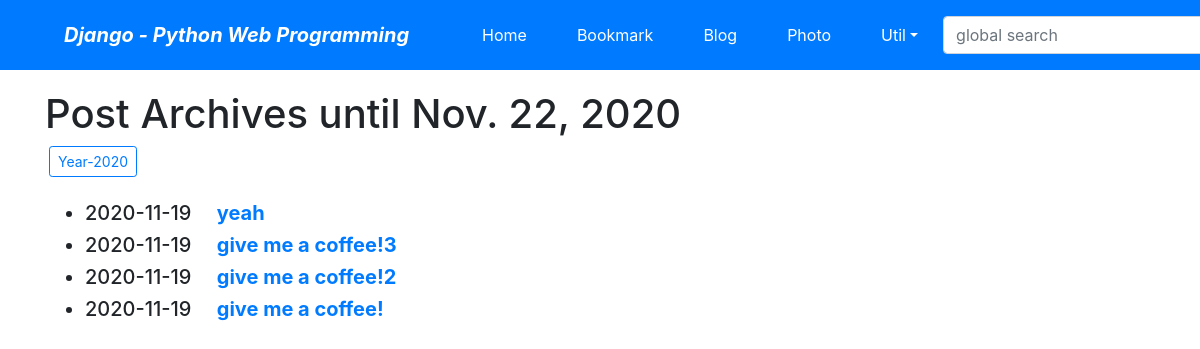
Screenshot of /blog/archive/ with the database file from the repository.
### blog/models.py (models this page shows)
class Post(models.Model):
    title = models.CharField(verbose_name='TITLE', max_length=50)
    slug = models.SlugField('SLUG', unique=True, allow_unicode=True, help_text='one word for title alias.')
    description = models.CharField('DESCRIPTION', max_length=100, blank=True, help_text='simple description text.')
    content = models.TextField('CONTENT')
    create_dt = models.DateTimeField('CREATE DATE', auto_now_add=True)
    modify_dt = models.DateTimeField('MODIFY DATE', auto_now=True)

### blog/views.py (the view)
# urls.py: path('archive/', views.PostAV.as_view(), name='post_archive'),
class PostAV(ArchiveIndexView):
    model = Post
    date_field = 'modify_dt'

### blog/templates/blog/post_archive.html (shortened to what this page needs)
{% extends "base.html" %}
{% block content %}
    <h1>Post Archives until {% now "N d, Y" %}</h1>
    {% for date in date_list %}
    <a href="{% url 'blog:post_year_archive' date|date:'Y' %}"
       class="btn btn-outline-primary btn-sm mx-1">
        Year-{{ date|date:"Y" }}</a>
    {% endfor %}
    <br><br>
    <div>
        <ul>
            {% for post in object_list %}
            <li class="h5">
                {{ post.modify_dt|date:"Y-m-d" }}&emsp;
                <a href="{% url 'blog:post_detail' post.slug %}"><strong>{{ post.title }}</strong></a>
            </li>
            {% endfor %}
        </ul>
    </div>
{% endblock %}

### templates/base.html (shortened to what this page needs)
<!DOCTYPE html>
<html lang="ko">
<head>
    <link rel="stylesheet" href="https://stackpath.bootstrapcdn.com/bootstrap/4.3.1/css/bootstrap.min.css">
</head>
<body style="padding-top:90px;">
<nav class="navbar navbar-expand-lg navbar-dark bg-primary fixed-top">
    <span class="navbar-brand mx-5 mb-0 font-weight-bold font-italic">Django - Python Web Programming</span>
    <div class="collapse navbar-collapse" id="navbarSupportedContent">
        <ul class="navbar-nav mr-auto">
            <li class="nav-item mx-1 btn btn-primary">
                <a class="nav-link text-white" href="{% url 'home' %}">Home</a></li>
            <li class="nav-item mx-1 btn btn-primary">
                <a class="nav-link text-white" href="{% url 'bookmark:index' %}">Bookmark</a></li>
            <li class="nav-item mx-1 btn btn-primary">
                <a class="nav-link text-white" href="{% url 'blog:index' %}">Blog</a></li>
            <li class="nav-item mx-1 btn btn-primary">
                <a class="nav-link text-white" href="">Photo</a></li>
            <li class="nav-item dropdown mx-1 btn btn-primary">
                <a class="nav-link dropdown-toggle text-white" href="#" data-toggle="dropdown">Util</a>
            </li>
        </ul>
        <form class="form-inline my-2" action="" method="post"> {% csrf_token %}
            <input class="form-control mr-sm-2" type="search" placeholder="global search" name="search_word">
        </form>
    </div>
</nav>
<div class="container">
    {% block content %}{% endblock %}
</div>
</body>
</html>

### rows the page displays
Post: modify_dt "2020-11-19", title "yeah"
Post: modify_dt "2020-11-19", title "give me a coffee!3"
Post: modify_dt "2020-11-19", title "give me a coffee!2"
Post: modify_dt "2020-11-19", title "give me a coffee!"

### other values shown
{{ date|date:"Y" }} "2020"
